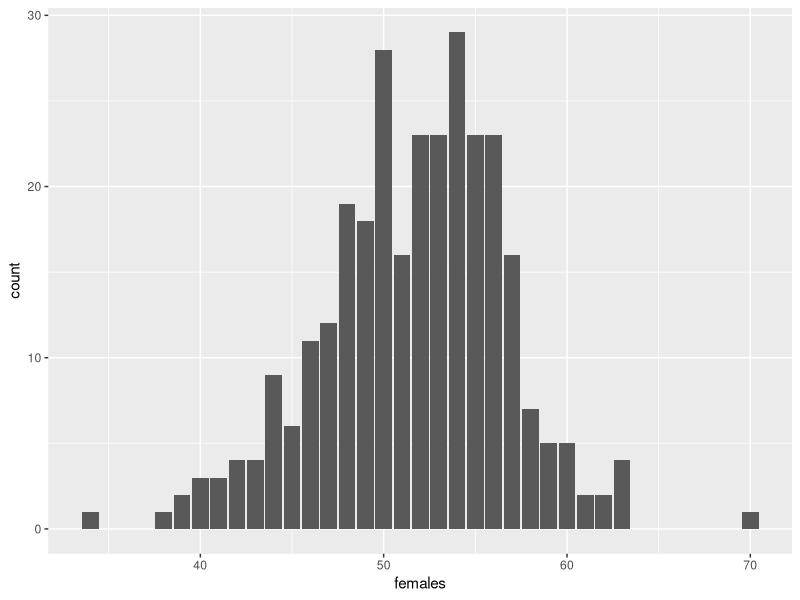

This chart was generated by the following R code:
# Frequentest approach to probability: long-run probability
# ex. If we do this enough times, how many times will something happen?


# Bayesian approach to probability: subjective probability
# ex. Biden has a 55% chance of winning the election--
# doesn't mean that if we did the eleciton 100 times, Biden would win 55 times=
# Bayesian is more skepitcal of long-run probability, good for events that are not repeatable

# We can use long-run thinking to end up at subjective probability

# loading packages----
library(tidyverse)
library(ggplot2)

# making a coin flip table inefficiently ----
coins <- tibble(
  coin1 = c(1, 0, 1, 0),
  coin2 = c(1, 0, 0, 1)
)

# adding a num_heads column
coins <- coins |> 
  mutate(num_heads = coin1 + coin2)
coins

# sampling using rbinom()----
#rbinom(n, size, probability)
rbinom(10, 1, .5)
#^ this is to model flipping 1 coin 10 times, with 50% probability of being heads

# create a mock population of Durham
durham<-tibble(
  female = rbinom(285000, 1, .52)
)

# take sample of durham
durham_sample <- durham |> 
  slice_sample(replace=FALSE, n = 100) #take sample of 100 people from durham without replacement

# if replace=TRUE, we put the item back in the pot after we sample to be possibly fished out again
# if replace=FALSE, we don't put the item back in the pot after sampling, so they can't be sampled again
# generally in stats, we sample WITH replacement (replace=TRUE)

durham_sample |> 
  group_by(female) |> 
  summarize(count=n())

durham |>  #using a full sample of durham = a census, will give you the same answer every time
  group_by(female) |> 
  summarize(count=n())


# simulations ----
# sampling from an infinite population that's 52% female

one_durham_sample <- tibble(
  female = rbinom(100, 1, .52)
)
set.seed(1234) #rigging sampling so it matches with class
sims<-tibble(
  sim_num = 1:300, # is 300 simulations
  females = rbinom(300, 100, .52) # take 300 samples from 100 people from Durham, how many came up 1
)

ggplot(data = sims,
       mapping = aes(x = females)) +
  geom_bar()




